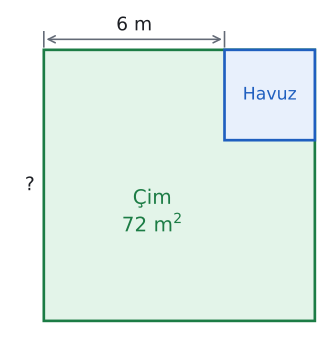

Write Python code to recreate this figure.
import sys; sys.path.insert(0, "tools")
from cizim import *

# Soru 8: bahçe kenarı a = 9 m, havuz kenarı b = 3 m (ölçekli). a - b = 6, çimli alan 81 - 9 = 72.
A, B = 9.0, 3.0
fig, ax = sekil(4.6, 4.4)
ax.axis("off"); ax.set_aspect("equal")
ax.add_patch(patches.Rectangle((0, 0), A, A, facecolor=YESIL_ACIK, edgecolor=YESIL, lw=2))
ax.add_patch(patches.Rectangle((A - B, A - B), B, B, facecolor=MAVI_ACIK, edgecolor=MAVI, lw=2))
ax.text(A - B / 2, A - B / 2, "Havuz", ha="center", va="center", fontsize=13, color=MAVI)
ax.text(3.6, 3.6, r"Çim" "\n" r"72 m$^2$", ha="center", va="center", fontsize=15, color=YESIL)
# üst kenar parçaları
ax.annotate("", xy=(0, A + 0.35), xytext=(A - B, A + 0.35),
            arrowprops=dict(arrowstyle="<->", color=SOLUK, lw=1.2))
for xx in (0, A - B):
    ax.plot([xx, xx], [A + 0.1, A + 0.6], color=SOLUK, lw=1.2)
ax.text((A - B) / 2, A + 0.5, "6 m", ha="center", va="bottom", fontsize=14)
ax.text(-0.3, A / 2, "?", ha="right", va="center", fontsize=14)
ax.set_xlim(-1.2, A + 0.4); ax.set_ylim(-0.4, A + 1.4)
kaydet(fig, __file__)
